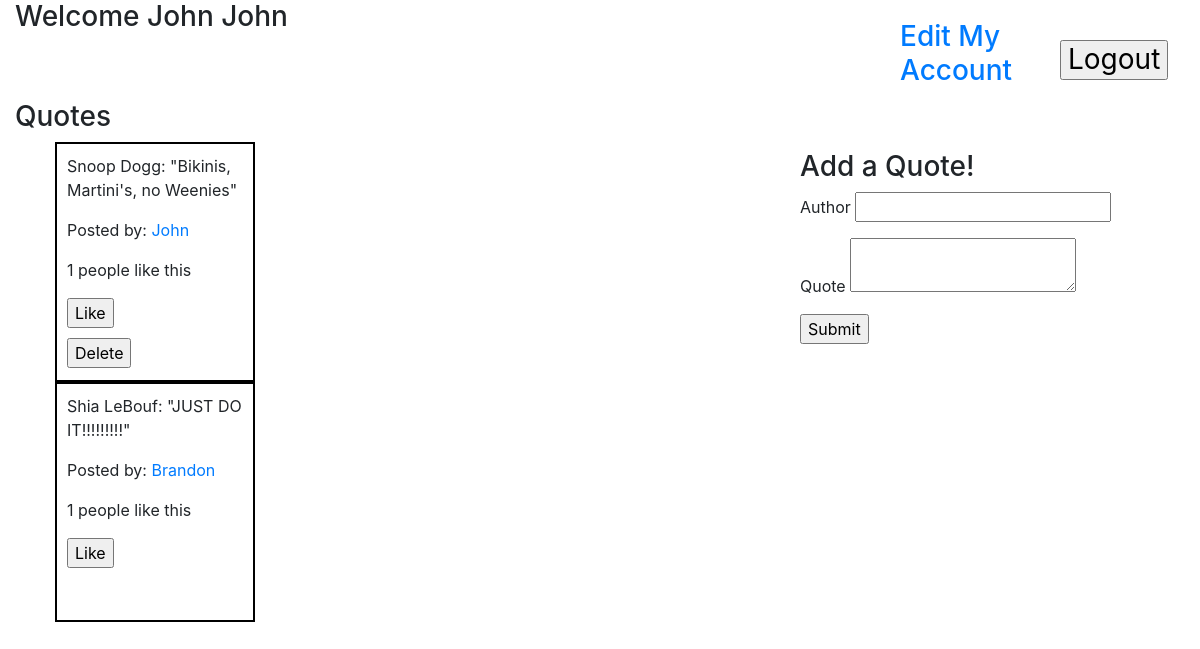
Screenshot of /quotes (signed in) with the database file from the repository.
### appOne/models.py (models this page shows)
class User(models.Model):
    first_name = models.CharField(max_length= 255)
    last_name = models.CharField(max_length=255)
    email = models.CharField(max_length=255)
    password = models.CharField(max_length=255)
    created_at = models.DateTimeField(auto_now_add = True)
    updated_at = models.DateTimeField(auto_now = True)
    objects = UserManager()

class Quote(models.Model):
    author_by = models.CharField(max_length=255)
    quote = models.CharField(max_length=255)
    posted_by = models.ForeignKey(User, related_name= "posted_quotes", on_delete = models.CASCADE)
    user_likes = models.ManyToManyField(User, related_name="likes")
    created_at = models.DateTimeField(auto_now_add = True)
    updated_at = models.DateTimeField(auto_now = True)
    objects = QuoteManager()

### appOne/views.py (the view)
# urls.py: path('quotes', views.quotes),
def quotes(request):
    if request.method == 'GET':
        if "user_id" in request.session:
            user = User.objects.get(id=request.session['user_id'])
            context = {
                "likes" : Quote.objects.annotate(likes=Count('user_likes')),
                'user': user,
                "quotes": Quote.objects.all()
                }
            return render(request,'quotes.html', context)
        else:
            return redirect('/')

### appOne/templates/quotes.html (shortened to what this page needs)
<!DOCTYPE html>
<html lang="en">
<head>
    {% load static %}
    <link rel="stylesheet" type="text/css" href="{% static 'bootstrap.css'%}">
</head>
<body>
    <div class="container-fluid">
    <div class="navBar">
        <h3 >Welcome {{user.first_name}} {{user.last_name}}</p>
        <div class="account_actions">
            <p>
            <a href="/edit/{{user.id}}">Edit My Account</a>
            <form action="logout" method="POST" class="logoutbtn">
            <input type="submit" value="Logout">
            </form>
            </p>
        </div>
    </div>
    <h3>Quotes</h3>
    <ul>
    {% for quote in quotes %}
        <li class="nodots">
            <div class="quoteBox">
                <p>{{quote.author_by}}: "{{quote.quote}}"</p>
                <p>Posted by: <a href="/profile/{{quote.posted_by.id}}">{{quote.posted_by.first_name}} </a></p>
                <p> {{quote.user_likes.count}} people like this</p>
                {% if quote not in user.likes.all %}
                <form action="like/{{quote.id}}" method="POST">
                    <input type="submit" value="Like">
                </form>
                {% endif %}
                {% if quote.posted_by == user %}
                <form action="delete_quote/{{quote.id}}" method="POST">
                    <input class="deletebtn" type="submit" value="Delete">
                </form>
                {% endif %}
            </div>
        </li>
    {% endfor %}
    </ul>
        <div class="addQuote">
            <h3>Add a Quote!</h3>
            <form action="/create_quote" method="POST">
            <p>Author   <input type="text" name="author_by"></p>
            <p class="align-top">Quote    <textarea name="quote"></textarea></p>
            <input type="submit" value="Submit">
            </form>
        </div>
    </div>
</body>
</html>

### rows the page displays
User: first_name "John", last_name "John"
Quote: author_by "Snoop Dogg", quote "Bikinis, Martini's, no Weenies", posted_by.first_name "John", user_likes.count "1"
Quote: author_by "Shia LeBouf", quote "JUST DO IT!!!!!!!!!", posted_by.first_name "Brandon", user_likes.count "1"
